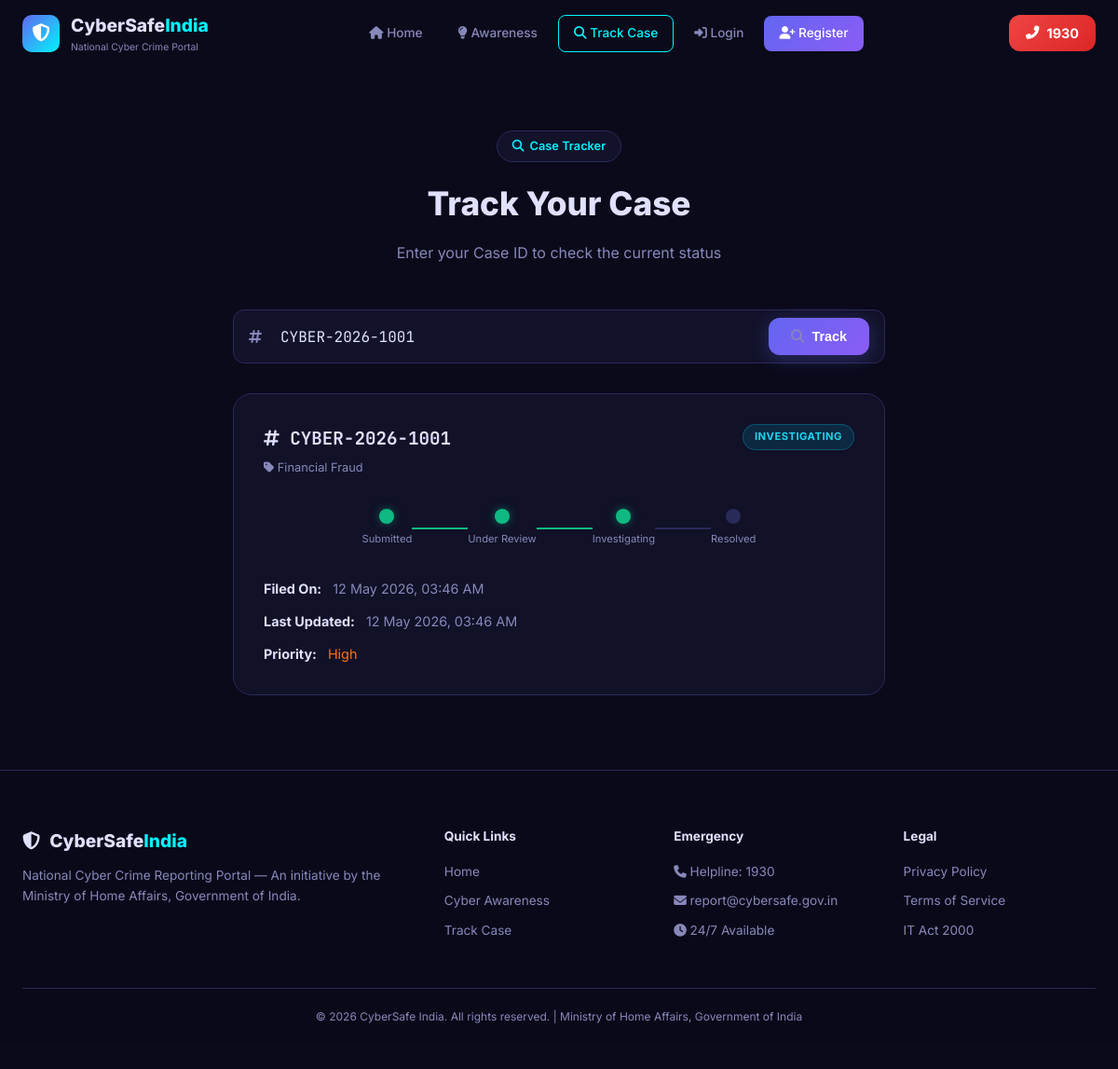
Screenshot of /track?case_id=CYBER-2026-1001 with the database file from the repository.
### database.py (models this page shows, shortened)
class Complaint(db.Model):
    __tablename__ = 'complaints'
    id = db.Column(db.Integer, primary_key=True)
    case_id = db.Column(db.String(20), unique=True, nullable=False)
    user_id = db.Column(db.Integer, db.ForeignKey('users.id'), nullable=False)
    name = db.Column(db.String(100), nullable=False)
    mobile = db.Column(db.String(15), nullable=False)
    email = db.Column(db.String(120), nullable=True)
    category = db.Column(db.String(50), nullable=False)
    description = db.Column(db.Text, nullable=False)
    evidence_file = db.Column(db.String(255), nullable=True)
    status = db.Column(db.String(30), default='Submitted')  # Submitted, Under Review, Investigating, Resolved, Closed
    priority = db.Column(db.String(20), default='Medium')  # Low, Medium, High, Critical
    officer_notes = db.Column(db.Text, nullable=True)
    amount_lost = db.Column(db.Float, default=0.0)
    amount_recovered = db.Column(db.Float, default=0.0)
    created_at = db.Column(db.DateTime, default=datetime.utcnow)
    updated_at = db.Column(db.DateTime, default=datetime.utcnow, onupdate=datetime.utcnow)

### app.py (the view)
@app.route('/track')
def track_case():
    case_id = request.args.get('case_id', '').strip()
    complaint = None
    if case_id:
        complaint = Complaint.query.filter_by(case_id=case_id).first()
        if not complaint:
            flash('Case not found. Please check the Case ID.', 'warning')
    return render_template('track_case.html', complaint=complaint, case_id=case_id)

### Cyber crime reporting portal design/templates/track_case.html (shortened to what this page needs)
{% extends "base.html" %}
{% block content %}
<section class="page-section">
    <div class="page-header">
        <span class="section-tag"><i class="fas fa-search"></i> Case Tracker</span>
        <h2 class="section-title">Track Your Case</h2>
        <p class="section-desc">Enter your Case ID to check the current status</p>
    </div>
    <div class="track-container" id="track-container">
        <form class="track-form" id="track-form" onsubmit="trackCase(event)">
            <div class="track-input-group">
                <i class="fas fa-hashtag"></i>
                <input type="text" id="track-input" placeholder="Enter Case ID (e.g., CYBER-2026-1001)" value="{{ case_id }}" required>
                <button type="submit" class="btn btn-primary" id="track-submit"><i class="fas fa-search"></i> Track</button>
            </div>
        </form>
        {% if complaint %}
        <div class="track-result" id="track-result">
            <div class="track-card">
                <div class="track-header">
                    <div>
                        <h3><i class="fas fa-hashtag"></i> {{ complaint.case_id }}</h3>
                        <span class="case-category-tag"><i class="fas fa-tag"></i> {{ complaint.category }}</span>
                    </div>
                    <span class="case-badge badge-{{ complaint.status|lower|replace(' ', '-') }}">{{ complaint.status }}</span>
                </div>
                <div class="track-timeline">
                    <div class="timeline-step {% if complaint.status in ['Submitted','Under Review','Investigating','Resolved','Closed'] %}active{% endif %}">
                        <div class="step-dot"></div>
                        <span>Submitted</span>
                    </div>
                    <div class="timeline-line {% if complaint.status in ['Under Review','Investigating','Resolved','Closed'] %}active{% endif %}"></div>
                    <div class="timeline-step {% if complaint.status in ['Under Review','Investigating','Resolved','Closed'] %}active{% endif %}">
                        <div class="step-dot"></div>
                        <span>Under Review</span>
                    </div>
                    <div class="timeline-line {% if complaint.status in ['Investigating','Resolved','Closed'] %}active{% endif %}"></div>
                    <div class="timeline-step {% if complaint.status in ['Investigating','Resolved','Closed'] %}active{% endif %}">
                        <div class="step-dot"></div>
                        <span>Investigating</span>
                    </div>
                    <div class="timeline-line {% if complaint.status in ['Resolved','Closed'] %}active{% endif %}"></div>
                    <div class="timeline-step {% if complaint.status in ['Resolved','Closed'] %}active{% endif %}">
                        <div class="step-dot"></div>
                        <span>Resolved</span>
                    </div>
                </div>
                <div class="track-details">
                    <div class="track-detail"><strong>Filed On:</strong> {{ complaint.created_at.strftime('%d %b %Y, %I:%M %p') }}</div>
                    <div class="track-detail"><strong>Last Updated:</strong> {{ complaint.updated_at.strftime('%d %b %Y, %I:%M %p') }}</div>
                    <div class="track-detail"><strong>Priority:</strong> <span class="priority-{{ complaint.priority|lower }}">{{ complaint.priority }}</span></div>
                </div>
            </div>
        </div>
        {% endif %}
    </div>
</section>
{% endblock %}

### Cyber crime reporting portal design/static/css/style.css (style rules this page uses)
*,*::before,*::after { margin:0;padding:0;box-sizing:border-box }
:root { --bg:#0a0a1a;--surface:#12122a;--surface2:#1a1a3e;--border:#2a2a5a;--text:#e0e0ff;--text2:#8888bb;--primary:#6366f1;--primary-glow:rgba(99,102,241,.3);--accent:#00f5ff;--danger:#ef4444;--success:#10b981;--warning:#f59e0b;--radius:12px;--radius-lg:20px }
html { scroll-behavior:smooth }
body { font-family:'Inter',sans-serif;background:var(--bg);color:var(--text);line-height:1.6;overflow-x:hidden }
.btn { display:inline-flex;align-items:center;gap:8px;padding:12px 24px;border-radius:var(--radius);font-weight:600;font-size:.9rem;border:none;cursor:pointer;transition:all .3s }
.btn-primary { background:linear-gradient(135deg,var(--primary),#8b5cf6);color:#fff;box-shadow:0 4px 20px var(--primary-glow) }
.section-header,.page-header { text-align:center;margin-bottom:48px;padding-top:20px }
.section-tag { display:inline-flex;align-items:center;gap:6px;background:var(--surface);border:1px solid var(--border);padding:6px 16px;border-radius:50px;font-size:.8rem;color:var(--accent);font-weight:600;margin-bottom:16px }
.section-title { font-size:2.2rem;font-weight:800;margin-bottom:12px }
.section-desc { color:var(--text2);max-width:600px;margin:0 auto }
.case-badge { padding:4px 12px;border-radius:50px;font-size:.7rem;font-weight:700;text-transform:uppercase;letter-spacing:.5px }
.badge-investigating { background:rgba(6,182,212,.15);color:#22d3ee;border:1px solid rgba(6,182,212,.3) }
.priority-high { color:#f97316 }
.page-section { padding:120px 24px 80px;max-width:1100px;margin:0 auto }
.track-container { max-width:700px;margin:0 auto }
.track-form { margin-bottom:32px }
.track-input-group { display:flex;align-items:center;gap:12px;background:var(--surface);border:1px solid var(--border);border-radius:var(--radius);padding:8px 16px }
.track-input-group i { color:var(--text2) }
.track-input-group input { flex:1;background:none;border:none;color:var(--text);font-size:1rem;padding:8px;outline:none;font-family:'JetBrains Mono',monospace }
.track-card { background:rgba(18,18,42,.9);border:1px solid var(--border);border-radius:var(--radius-lg);padding:32px }
.track-header { display:flex;justify-content:space-between;align-items:start;margin-bottom:24px;flex-wrap:wrap;gap:12px }
.track-header h3 { font-size:1.2rem;font-family:'JetBrains Mono',monospace }
.case-category-tag { display:inline-block;margin-top:6px;font-size:.8rem;color:var(--text2) }
.track-timeline { display:flex;align-items:center;justify-content:center;gap:0;margin:32px 0;flex-wrap:wrap }
.timeline-step { display:flex;flex-direction:column;align-items:center;gap:8px }
.step-dot { width:16px;height:16px;border-radius:50%;background:var(--border);transition:.3s }
.timeline-step.active .step-dot { background:var(--success);box-shadow:0 0 10px rgba(16,185,129,.5) }
.timeline-step span { font-size:.7rem;color:var(--text2) }
.timeline-line { width:60px;height:2px;background:var(--border) }
.timeline-line.active { background:var(--success) }
.track-details { display:flex;flex-direction:column;gap:12px }
.track-detail { font-size:.9rem;color:var(--text2) }
.track-detail strong { color:var(--text);margin-right:8px }

### rows the page displays
Complaint: case_id "CYBER-2026-1001", category "Financial Fraud", status "INVESTIGATING", created_at "12 May 2026, 03:46 AM", updated_at "12 May 2026, 03:46 AM", priority "High"
